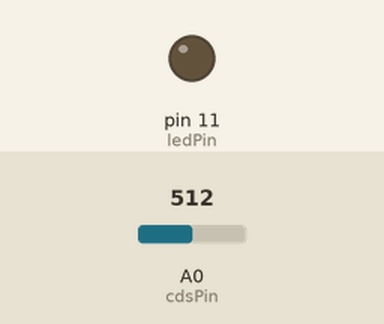
Recording of a sketch running on a simulated Arduino Uno, built with avr-gcc and run on an emulated ATmega328P. Parts: output pins drawn as LEDs (lit = HIGH). The inputs (shaded band) are chosen by the test bench; at power-on: A0 (cdsPin) = 512.

Above: at 1.2 s.
1.3 s: A0 (cdsPin) set to 484
At 1.9 s:
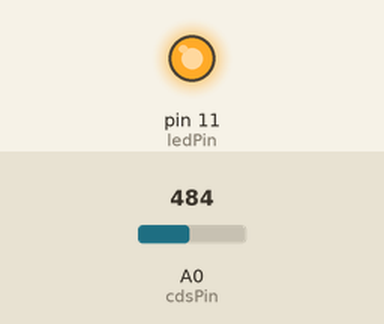
2.8 s: A0 (cdsPin) set to 510
At 4.0 s:
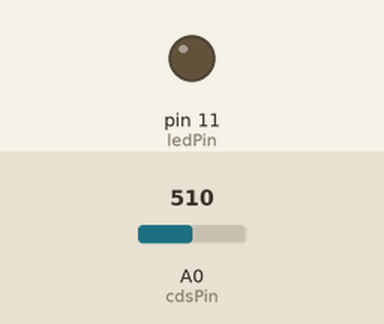
4.3 s: A0 (cdsPin) set to 490
At 5.2 s:
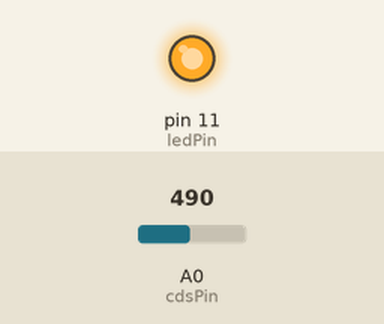
Timing chart, 0 to 7.3 s (numbered marks = the images above; inputs shaded):
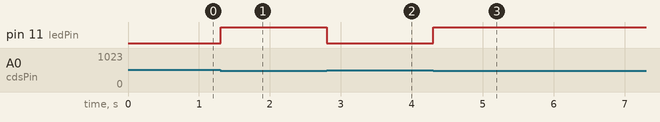

The sketch:

ch09_2.ino
```cpp
int cdsPin = 0;
int ledPin = 11;
int cdsValue = 0;

void setup() {
  pinMode(ledPin, OUTPUT);
}

void loop() {
  cdsValue = analogRead(cdsPin);
  if(cdsValue < 500){
    digitalWrite(ledPin, HIGH);
  } else {
    digitalWrite(ledPin, LOW);
  }
  delay(10);
}
```

Measured:
- the behaviour switches between 500 and 499 on A0 (cdsPin) (found by bisection; images 0 and 1)
- after the input at 1.3 s, pin 11 (ledPin): LOW → HIGH at once
- after the input at 2.8 s, pin 11 (ledPin): HIGH → LOW at once
- after the input at 4.3 s, pin 11 (ledPin): LOW → HIGH at once
